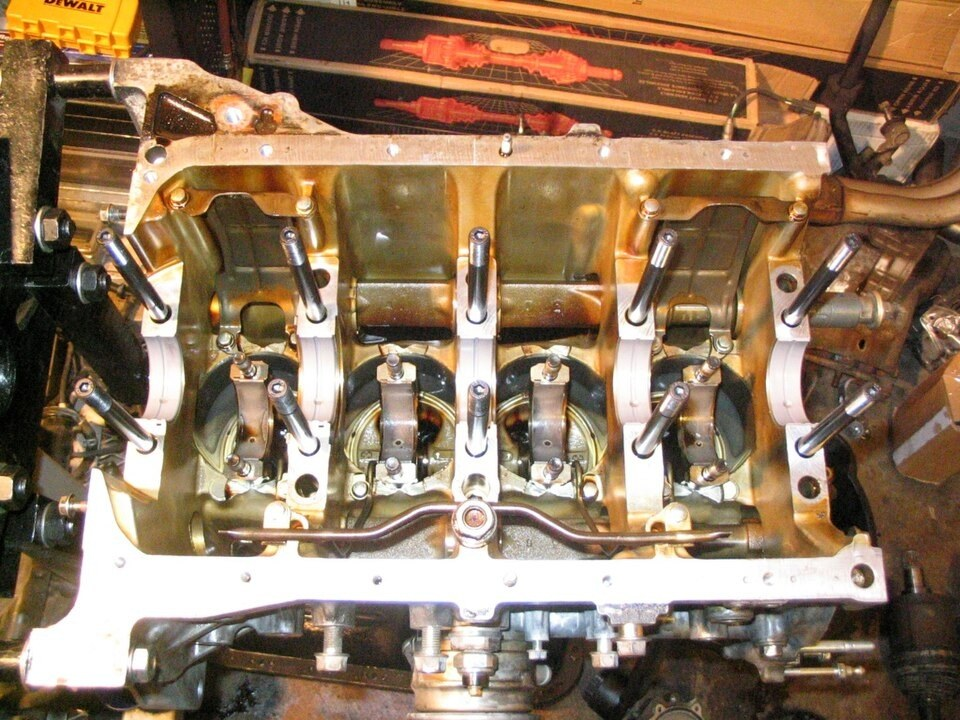
#> input picture aluminium/assets/raw/engine.jpg, 960 x 720 px, given as the content of the folder ../../../aluminium/assets/raw/engine.jpg, which was not available
$ python sheet.py ../../../aluminium/assets/raw/engine.jpg ../../../aluminium/assets/raw/factory.jpg 5
#> lines starting #> are read from the running program, lines starting #| are printed output that depends on the picture; after the words box and inside, x2 and y2 are one past the last pixel; in counts of white or black regions, pixels touching at a corner belong together
#!/usr/bin/env python3
"""Contact sheet of images, numbered, so they can be LOOKED AT before use (photos) or checked after a stills run.

    python3 tools/sheet.py photos/wm sheet.jpg        # every image in a folder (prints index -> file name)
    python3 tools/sheet.py stills sheet.jpg 6         # 6 per row"""
import sys, glob, os, cv2, numpy as np
src, out = sys.argv[1:3]; per = int(sys.argv[3]) if len(sys.argv) > 3 else 8; S = 300
fs = sorted(f for e in ('jpg', 'jpeg', 'png') for f in glob.glob(os.path.join(src, '*.' + e))); tiles = []
for i, f in enumerate(fs):
    im = cv2.imread(f)
#> im is the input picture: shape (720, 960, 3); mean B, G, R 93.5, 118.3, 143.6
    if im is None: continue
    h, w = im.shape[:2]; k = S / max(h, w); im = cv2.resize(im, (max(1, int(w * k)), max(1, int(h * k)))); t = np.full((S + 26, S, 3), 40, np.uint8); t[:im.shape[0], :im.shape[1]] = im
#> after `h, w = im.shape[:2]`: h = 720; w = 960
#> after `k = S / max(h, w)`: k = 0.312
#> after `im = cv2.resize(im, (max(1, int(w * k)), max(1, int(h * k))))`:
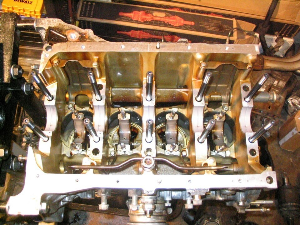
#> im: shape (225, 300, 3); mean B, G, R 93.3, 118.2, 143.4
#> after `t[:im.shape[0], :im.shape[1]] = im`:
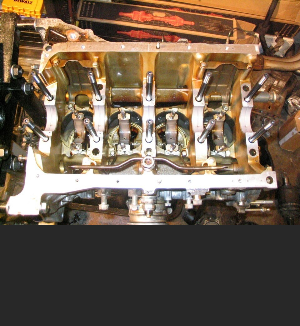
#> t: shape (326, 300, 3); mean B, G, R 76.8, 93.9, 111.4
    cv2.putText(t, f'{i} {os.path.basename(f)[:22]}', (4, S + 19), cv2.FONT_HERSHEY_SIMPLEX, .5, (0, 255, 0), 1, cv2.LINE_AA); tiles.append(t); print(i, os.path.basename(f), f'{w}x{h}')
#> after `cv2.putText(t, f'{i} {os.path.basename(f)[:22]}', (4, S + 19), cv2.FON`:
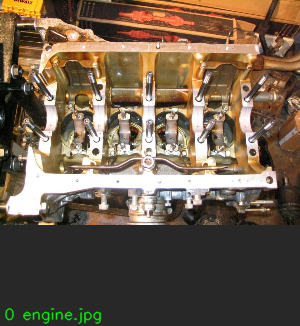
#> t: shape (326, 300, 3); 0.7% of pixels changed, all inside (x1, y1, x2, y2) = (4, 307, 102, 325)
#| 0 engine.jpg 960x720
blank = np.full((S + 26, S, 3), 40, np.uint8); rows = [np.hstack(tiles[i:i + per] + [blank] * (per - len(tiles[i:i + per]))) for i in range(0, len(tiles), per)]
#> after `rows = [np.hstack(tiles[i:i + per] + [blank] * (per - len(tiles[i:i + `: rows = 1 item
cv2.imwrite(out, np.vstack(rows)); print('wrote', out)
#> after `cv2.imwrite(out, np.vstack(rows))`:
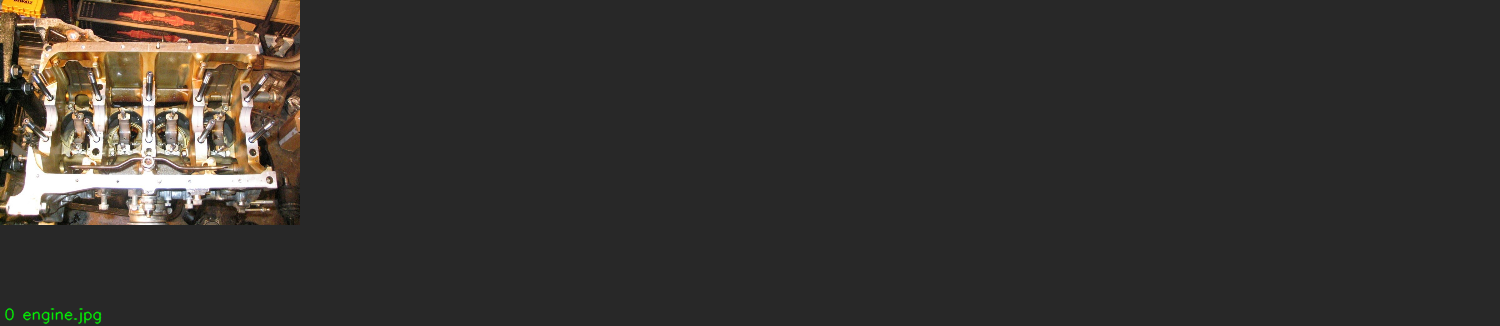
#> saved as factory.jpg: shape (326, 1500, 3); mean B, G, R 47.3, 50.9, 54.3
#| wrote ../../../aluminium/assets/raw/factory.jpg

$ run again, on aluminium/assets/raw/factory.jpg
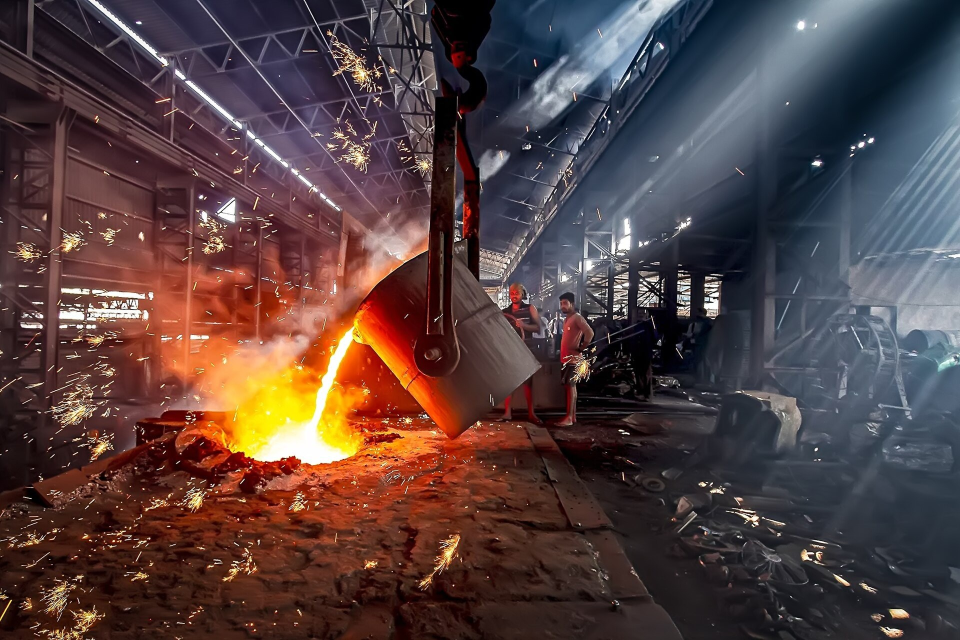
#> input picture aluminium/assets/raw/factory.jpg, 1920 x 1280 px, given as the content of the folder ../../../aluminium/assets/raw/factory.jpg, which was not available (shown at 1/2 size)
#> im is the input picture: shape (1280, 1920, 3); mean B, G, R 64.2, 64.7, 84.8
#> im: shape (200, 300, 3)
#> `cv2.putText(t, f'{i} {os.path.basename(f)[:22]}', (4, S + 19), cv2.FON`:
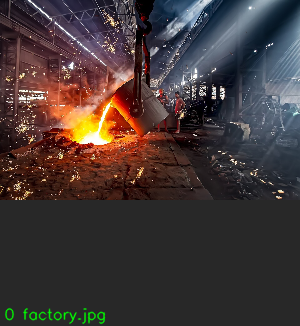
#> t: shape (326, 300, 3); mean B, G, R 54.7, 55.7, 67.3
#| 0 factory.jpg 1920x1280
#> rows = 1 item
#> `cv2.imwrite(out, np.vstack(rows))`:
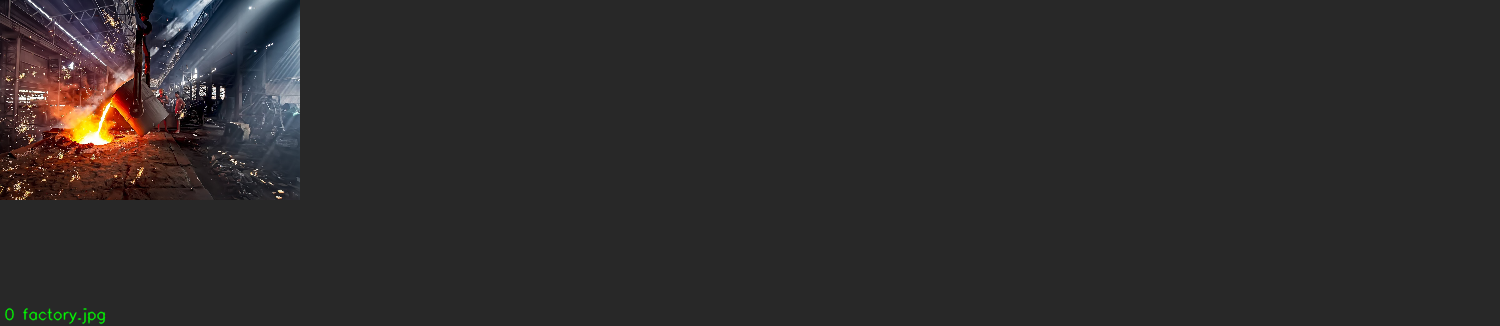
#> saved as factory.jpg: shape (326, 1500, 3); mean B, G, R 42.9, 43.1, 45.5
#| wrote ../../../aluminium/assets/raw/factory.jpg
